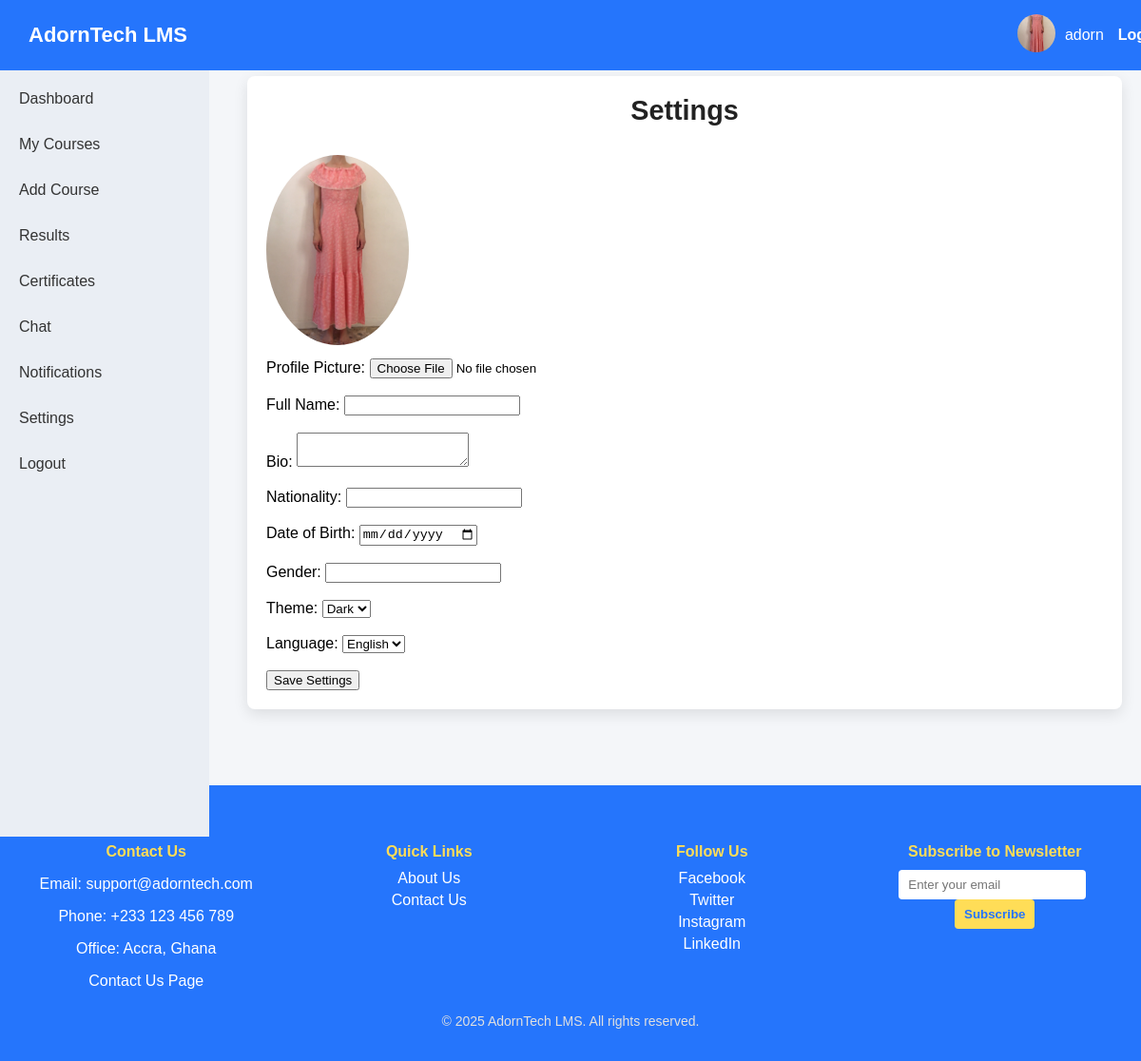
Screenshot of /student-settings/ (signed in) with the database file from the repository.
### accounts/models.py (models this page shows, shortened)
class CustomUser(AbstractBaseUser, PermissionsMixin):
    USER_TYPES = (
        ('admin', 'Admin'),
        ('lecturer', 'Lecturer'),
        ('student', 'Student'),
        ('learner', 'Learner'),
    )
    email = models.EmailField(unique=True)
    username = models.CharField(max_length=50, unique=True)
    user_type = models.CharField(max_length=10, choices=USER_TYPES)
    is_active = models.BooleanField(default=True)
    is_staff = models.BooleanField(default=False)
    last_seen = models.DateTimeField(default=timezone.now)
    date_joined = models.DateTimeField(default=timezone.now)   # ✅ Add this
    profile_picture = models.ImageField(upload_to='profile_pics/', blank=True, null=True)
    last_name = models.CharField(max_length=50, blank=True)
    country = models.CharField(max_length=50, blank=True)
    region = models.CharField(max_length=50, blank=True)
    first_name = models.CharField(max_length=50, blank=True)
    nationality = models.CharField(max_length=50, blank=True)
    date_of_birth = models.DateField(null=True, blank=True)
    gender = models.CharField(max_length=20, blank=True)
    theme = models.CharField(max_length=10, default='light')  # light or dark
    language = models.CharField(max_length=20, default='English')
    bio = models.TextField(blank=True)
    objects = CustomUserManager()
    USERNAME_FIELD = 'email'
    REQUIRED_FIELDS = ['username', 'user_type']

### accounts/views.py (the view, shortened to what this page needs)
# urls.py: path("student-settings/", views.student_settings, name="student-settings"),
@login_required
def student_settings(request):
    return render(request, "accounts/student_settings.html")

### accounts/templates/accounts/student_settings.html (shortened to what this page needs)
{% extends 'accounts/sidebar.html' %}
{% load static %}
{% block content %}
<div class="main">
    <div class="card">
        <h2>Settings</h2>
        <img id="profilePreview"
             src="{% if request.user.profile_picture %}{{ request.user.profile_picture.url }}{% else %}{% static 'images/default_profile.png' %}{% endif %}"
             alt="Profile Picture"
             style="max-width:150px; border-radius:50%; margin-bottom:10px;">
        <form id="profileForm" method="POST" enctype="multipart/form-data">
            <label>Profile Picture:</label>
            <input type="file" name="profile_picture" id="profileImageInput"><br><br>
            <label>Full Name:</label>
            <input type="text" name="full_name" value="{{ request.user.get_full_name }}"><br><br>
            <label>Bio:</label>
            <textarea name="bio">{{ request.user.bio }}</textarea><br><br>
            <label>Nationality:</label>
            <input type="text" name="nationality" value="{{ request.user.nationality }}"><br><br>
            <label>Date of Birth:</label>
            <input type="date" name="date_of_birth" value="{{ request.user.date_of_birth }}"><br><br>
            <label>Gender:</label>
            <input type="text" name="gender" value="{{ request.user.gender }}"><br><br>
            <label>Theme:</label>
            <select name="theme" id="themeSelect">
                <option value="dark" {% if request.user.theme == 'dark' %}selected{% endif %}>Dark</option>
            </select><br><br>
            <label>Language:</label>
            <select name="language" id="languageSelect">
                <option value="English" {% if request.user.language == 'English' %}selected{% endif %}>English</option>
            </select><br><br>
            <button type="submit">Save Settings</button>
        </form>
    </div>
</div>
<div>{% include 'accounts/footer.html' %}</div>
{% endblock %}

### accounts/templates/accounts/sidebar.html (shortened to what this page needs)
{% load static %}
<!DOCTYPE html>
<html lang="en">
<head>
    <link rel="stylesheet" href="{% static 'css/sidebar_navbar.css' %}">
</head>
<body>
    <div class="navbar">
        <div class="brand">AdornTech LMS</div>
        <div class="user-info">
            <a href="{% url 'student-profile' %}">
                {% if request.user.profile_picture %}
                    <img src="{{ request.user.profile_picture.url }}"
                         alt="Profile"
                         style="width:40px; height:40px; border-radius:50%;">
                {% else %}
                    <img src="{% static 'images/default_profile.png' %}"
                         alt="Default Profile"
                         style="width:40px; height:40px; border-radius:50%;">
                {% endif %}
            </a>
            <span>{{ request.user.username }}</span>
            <a href="{% url 'logout' %}">Logout</a>
        </div>
    </div>
    <div class="sidebar">
        <ul>
            <li>
                <a href="{% url 'student-dashboard' %}">Dashboard</a>
            </li>
            <li><a href="{% url 'student-courses' %}">My Courses</a></li>
            <li><a href="{% url 'add-course' %}">Add Course</a></li>
            <li><a href="{% url 'student-results' %}">Results</a></li>
            <li><a href="{% url 'student-certificates' %}">Certificates</a></li>
            <li><a href="{% url 'student-chat' %}">Chat</a></li>
            <li><a href="{% url 'student-notifications' %}">Notifications</a></li>
            <li><a href="{% url 'student-settings' %}">Settings</a></li>
            <li><a href="{% url 'logout' %}">Logout</a></li>
        </ul>
    </div>
    <div>
        {% block content %}{% endblock %}
    </div>
</body>
</html>

### static/css/sidebar_navbar.css (style rules this page uses)
body { margin: 0; font-family: Arial, sans-serif; background: #f4f6f9; }
.navbar { display: flex; justify-content: space-between; align-items: center; background: #2575fc; padding: 15px 30px; color: white; position: fixed; width: 100%; top: 0; z-index: 1000; }
.navbar .brand { font-size: 22px; font-weight: bold; }
.navbar .user-info { display: flex; align-items: center; }
.navbar .user-info img { width: 35px; height: 35px; border-radius: 50%; margin-right: 10px; object-fit: cover; }
.navbar .user-info a { color: white; margin-left: 15px; text-decoration: none; font-weight: bold; }
.sidebar { width: 220px; background: #eaeef4; color: #333; height: 100vh; position: fixed; top: 60px; left: 0; padding-top: 20px; overflow-y: auto; }
.sidebar ul { list-style: none; padding-left: 0; margin: 0; }
.sidebar ul li { padding: 15px 20px; cursor: pointer; transition: background 0.3s; color: #333; }
.sidebar ul li a { color: inherit; text-decoration: none; display: block; }
.main { margin-left: 240px; padding: 80px 20px 20px 20px; }
.card { background: white; padding: 20px; border-radius: 8px; box-shadow: 0 5px 15px rgba(0,0,0,0.1); margin-bottom: 20px; }
.card h2, .card h3 { margin-top: 0; }
h2 { text-align: center; color: #222; margin-bottom: 30px; font-size: 1.8em; }

### rows the page displays
CustomUser: user.profile_picture (picture), user.username "adorn", profile_picture (picture), theme "Dark", language "English"
